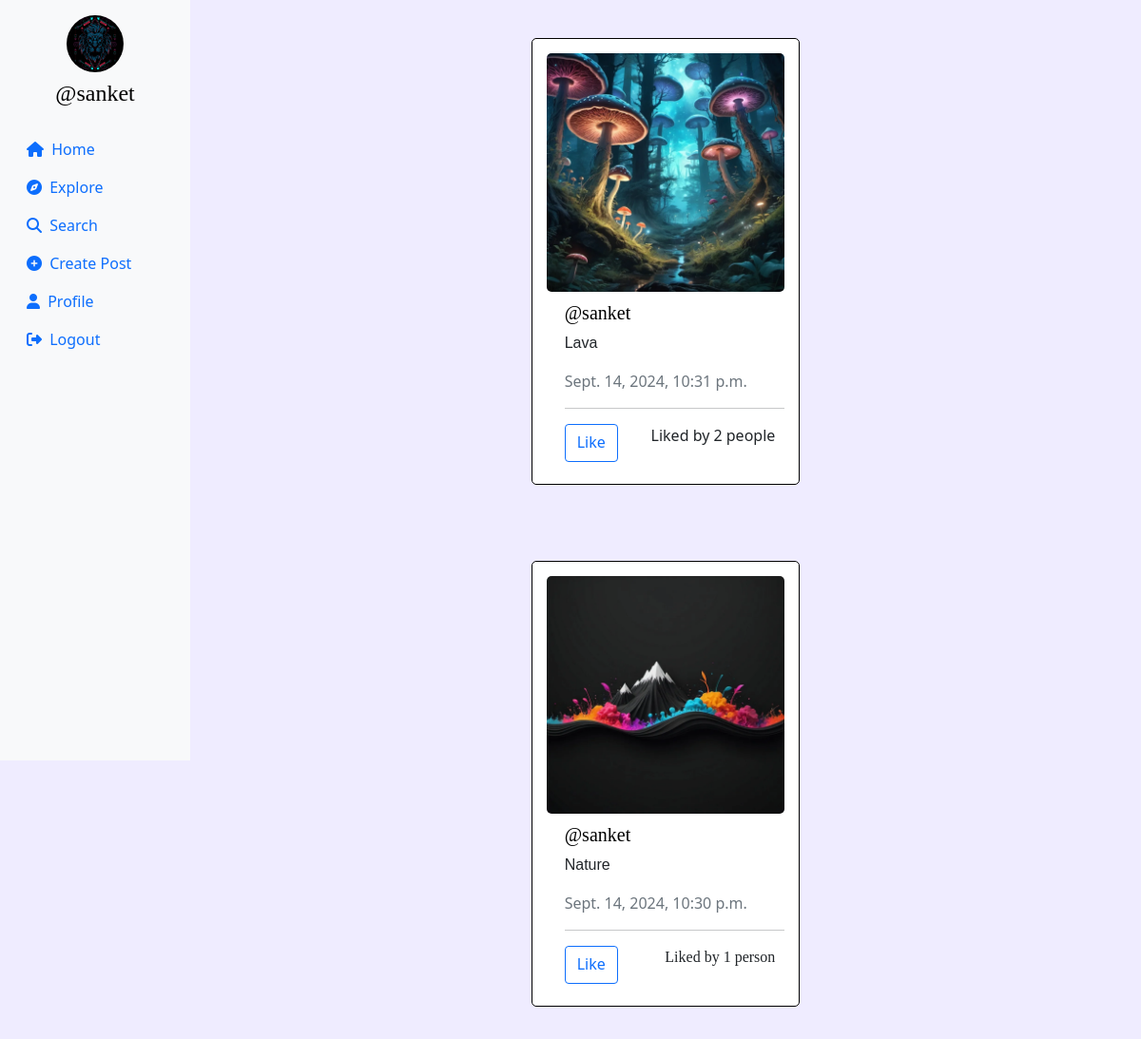
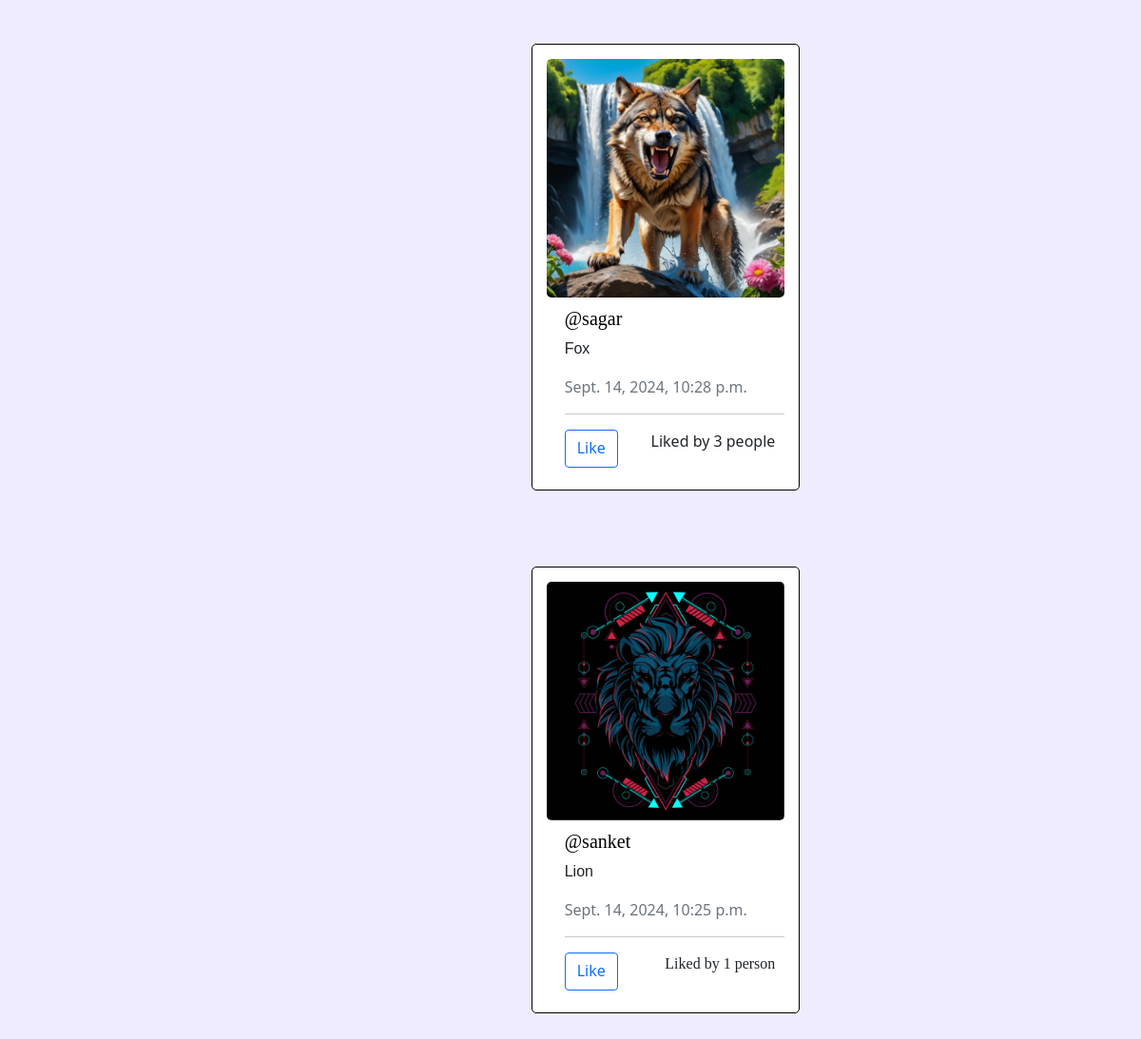
Screenshot of / (signed in) with the database file from the repository (2 pictures, top to bottom).
### userauth/models.py (models this page shows, shortened)
class Profile(models.Model):
    user = models.ForeignKey(User, on_delete=models.CASCADE)
    id_user = models.IntegerField(primary_key=True, default=0)
    bio = models.TextField(blank=True, default='')
    profileimg = models.ImageField(upload_to='profile_images', default='blank-profile-picture.png')
    location = models.CharField(max_length=100, blank=True, default='')

class Post(models.Model):
    id = models.UUIDField(primary_key=True, default=uuid.uuid4)
    user = models.CharField(max_length=100)
    image = models.ImageField(upload_to='post_images')
    caption = models.TextField()
    created_at = models.DateTimeField(default=datetime.now)
    no_of_likes = models.IntegerField(default=0)

### userauth/views.py (the view)
# urls.py: path('',views.home,name='home'),
@login_required(login_url='/loginn')
def home(request):
    following_users = Followers.objects.filter(follower=request.user.username).values_list('user', flat=True)
    post = Post.objects.filter(Q(user=request.user.username) | Q(user__in=following_users)).order_by('-created_at')
    profile = Profile.objects.get(user=request.user)
    context = {
        'post': post,
        'profile': profile,
    }
    return render(request, 'main.html',context)

### templates/main.html (shortened to what this page needs)
{% load static %}
<!DOCTYPE html>
<html lang="en">
<head>
    <link rel="stylesheet" href="https://maxcdn.bootstrapcdn.com/bootstrap/4.5.2/css/bootstrap.min.css">
    <link href="https://cdn.jsdelivr.net/npm/bootstrap@5.0.2/dist/css/bootstrap.min.css" rel="stylesheet"
>
    <link rel="stylesheet" href="{% static 'css/app.css' %}">
</head>
<body style="background-color:rgb(239, 236, 255)">
<div class="container-fluid">
    <div class="row">
        <nav class="col-md-2 d-none d-md-block sidebar" style="position: fixed;">
            <div class="text-center mt-3">
                <img src="{{profile.profileimg.url}}" alt="Profile Picture" class="profile-pic">
                <h4 class="mt-2" style="font-family:cursive;"><a href="/profile/{{user}}" style="text-decoration:none;">@{{user}}</a></h4>
            </div>
            <ul class="nav flex-column mt-4">
                <li class="nav-item">
                    <a class="nav-link active" href="/">
                        <i class="fa-solid fa-house mr-1"></i> Home
                    </a>
                </li>
                <li class="nav-item">
                    <a class="nav-link" href="/explore">
                        <i class="fa-solid fa-compass mr-1"></i> Explore
                    </a>
                </li>
                <li class="nav-item">
                    <a class="nav-link" href="#" data-bs-toggle="modal" data-bs-target="#exampleModal3">
                        <i class="fa-solid fa-magnifying-glass mr-1"></i> Search
                    </a>
                </li>
                <li class="nav-item">
                    <a class="nav-link" href="#" data-bs-toggle="modal" data-bs-target="#exampleModal"
                        data-bs-whatever="@getbootstrap">
                        <i class="fa-solid fa-circle-plus mr-1"></i> Create Post
                    </a>
                </li>
                <li class="nav-item">
                    <a class="nav-link" href="/profile/{{user}}">
                        <i class="fa-solid fa-user mr-1"></i> Profile
                    </a>
                </li>
                <li class="nav-item">
                    <a class="nav-link" href="/logoutt">
                        <i class="fa-solid fa-right-from-bracket mr-1"></i> Logout
                    </a>
                </li>
            </ul>
        </nav>
        <main role="main" class="col-md-9 ml-sm-auto col-lg-10 px-md-4">
            <div>{% for pos in post %}
                <div class="container" id="{{pos.id}}">
                    <div class="row">
                        <div class="col-md-5 mx-auto">
                            <div class="post-card"style="border: 1px solid black;margin: 40px;">
                                <img src="{{pos.image.url}}" alt="Post Image" class="post-image d-block mx-auto"
                                    style="height:auto; width:auto;  margin:auto;">
                                <div class="post-content"style="margin-left: 19px;">
                                    <h5><a href="/profile/{{pos.user}}" style="text-decoration: none; font-family: cursive;">@{{pos.user}}</a></h5>
                                    <p style="font-family:'Gill Sans', 'Gill Sans MT', Calibri, 'Trebuchet MS', sans-serif;">{{pos.caption}}</p>
                                    <p class="text-muted">{{pos.created_at}}</p>
                                    <hr>
                                    <div class="d-flex justify-content-between" style="margin-bottom: 8px; margin-right:10px;">
                                        <a href="/like-post/{{pos.id}}" class="btn btn-outline-primary">Like</a>
                                        {% if pos.no_of_likes == 0 %}
                                        <p>0</p>
                                        {% elif pos.no_of_likes == 1 %}
                                        <p style="font-family:'Times New Roman', Times, serif">Liked by {{pos.no_of_likes}} person</p>
                                        {% else %}
                                        <p>Liked by {{pos.no_of_likes}} people</p>
                                        {% endif %}
                                    </div>
                                </div>
                            </div>
                        </div>
                    </div>
                </div>
                {% endfor %}
            </div>
        </main>
    </div>
</div>
</body>
</html>

### templates/modal.html (shortened to what this page needs)
{% load static %}

### templates/search.html (shortened to what this page needs)
{% load static %}

### static/css/app.css (style rules this page uses)
.post-card { border: 1px solid #ddd; margin: 20px; padding: 15px; background-color: #fff; border-radius: 5px; }
.post-image { max-width: 100%; border-radius: 5px; }
.post-content { margin-top: 10px; }
.sidebar { background-color: #f8f9fa; height: 100vh; color: black; }
.profile-pic { width: 60px; height: 60px; border-radius: 50%; object-fit: cover; }
a { color: black; }

### templates/main.html (style rules this page uses)
.sidebar { background-color: #f8f9fa; height: 100vh; color: black; }
.profile-pic { width: 60px; height: 60px; border-radius: 50%; object-fit: cover; }
a { color: black; }

### rows the page displays
Profile: profileimg (picture)
Post: image (picture), user "sanket", caption "Lava", created_at "Sept. 14, 2024, 10:31 p.m.", no_of_likes "2"
Post: image (picture), user "sanket", caption "Nature", created_at "Sept. 14, 2024, 10:30 p.m.", no_of_likes "1"
Post: image (picture), user "sagar", caption "Fox", created_at "Sept. 14, 2024, 10:28 p.m.", no_of_likes "3"
Post: image (picture), user "sanket", caption "Lion", created_at "Sept. 14, 2024, 10:25 p.m.", no_of_likes "1"

### other values shown
{{ user }} "sanket"
